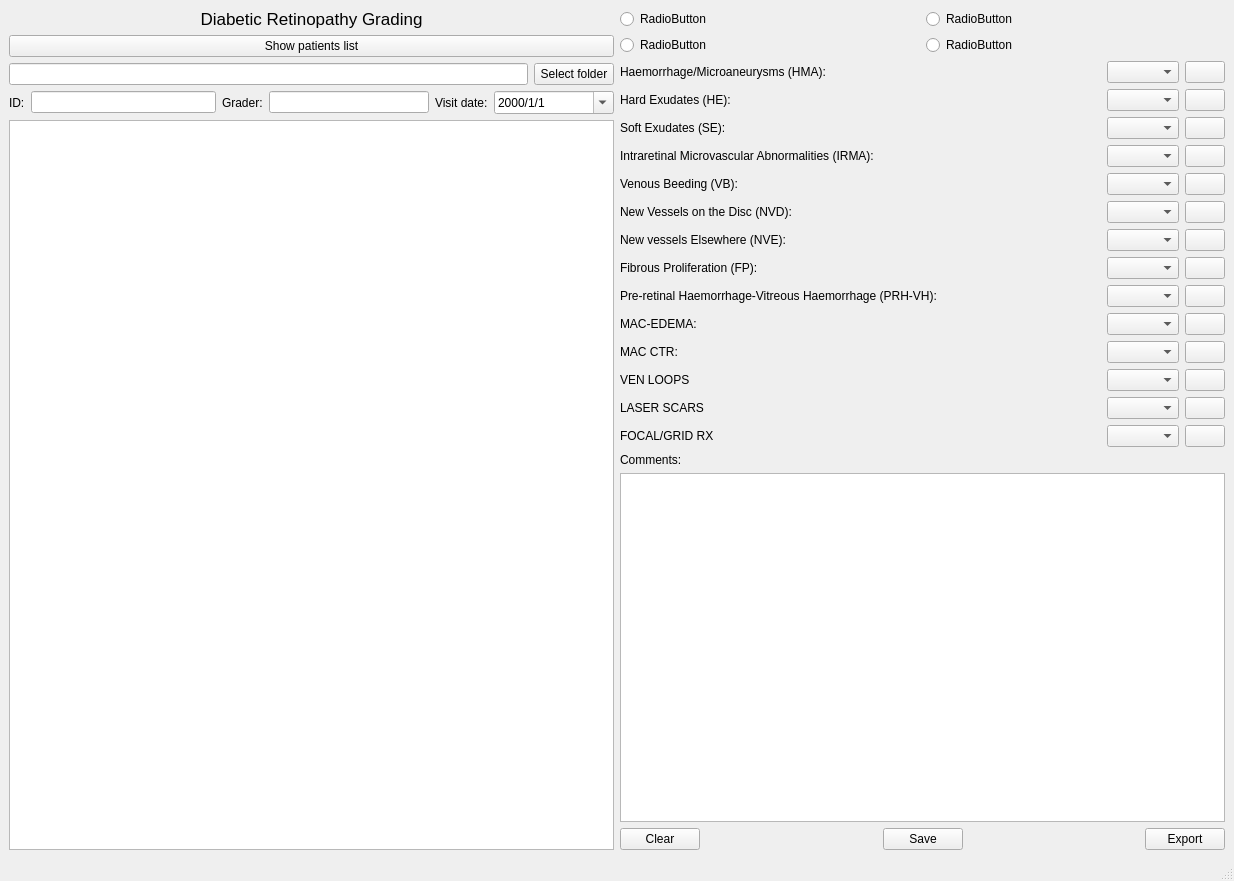
<?xml version="1.0" encoding="UTF-8"?>
<ui version="4.0">
 <class>MainWindow</class>
 <widget class="QMainWindow" name="MainWindow">
  <property name="geometry">
   <rect>
    <x>0</x>
    <y>0</y>
    <width>1234</width>
    <height>881</height>
   </rect>
  </property>
  <property name="windowTitle">
   <string>MainWindow</string>
  </property>
  <widget class="QWidget" name="centralwidget">
   <layout class="QHBoxLayout" name="horizontalLayout_22">
    <item>
     <layout class="QVBoxLayout" name="verticalLayout_5">
      <item>
       <widget class="QLabel" name="label">
        <property name="font">
         <font>
          <pointsize>13</pointsize>
         </font>
        </property>
        <property name="text">
         <string>Diabetic Retinopathy Grading</string>
        </property>
        <property name="alignment">
         <set>Qt::AlignCenter</set>
        </property>
       </widget>
      </item>
      <item>
       <widget class="QPushButton" name="folder_button_2">
        <property name="text">
         <string>Show patients list</string>
        </property>
       </widget>
      </item>
      <item>
       <layout class="QHBoxLayout" name="horizontalLayout_4">
        <item>
         <widget class="QLineEdit" name="folder_line"/>
        </item>
        <item>
         <widget class="QPushButton" name="folder_button">
          <property name="text">
           <string>Select folder</string>
          </property>
         </widget>
        </item>
       </layout>
      </item>
      <item>
       <layout class="QHBoxLayout" name="horizontalLayout_19">
        <item>
         <layout class="QHBoxLayout" name="horizontalLayout">
          <item>
           <widget class="QLabel" name="label_2">
            <property name="text">
             <string>ID:</string>
            </property>
           </widget>
          </item>
          <item>
           <widget class="QLineEdit" name="lineEdit_ID"/>
          </item>
         </layout>
        </item>
        <item>
         <layout class="QHBoxLayout" name="horizontalLayout_2">
          <item>
           <widget class="QLabel" name="label_3">
            <property name="text">
             <string>Grader:</string>
            </property>
           </widget>
          </item>
          <item>
           <widget class="QLineEdit" name="lineEdit_Grader"/>
          </item>
         </layout>
        </item>
        <item>
         <layout class="QHBoxLayout" name="horizontalLayout_18">
          <item>
           <widget class="QLabel" name="label_19">
            <property name="text">
             <string>Visit date:</string>
            </property>
           </widget>
          </item>
          <item>
           <widget class="QDateEdit" name="dateEdit_Visit_data">
            <property name="enabled">
             <bool>true</bool>
            </property>
            <property name="minimumSize">
             <size>
              <width>120</width>
              <height>0</height>
             </size>
            </property>
            <property name="frame">
             <bool>true</bool>
            </property>
            <property name="displayFormat">
             <string>yyyy/M/d</string>
            </property>
            <property name="calendarPopup">
             <bool>true</bool>
            </property>
           </widget>
          </item>
         </layout>
        </item>
       </layout>
      </item>
      <item>
       <widget class="QGraphicsView" name="graphicsView"/>
      </item>
     </layout>
    </item>
    <item>
     <layout class="QVBoxLayout" name="verticalLayout_4">
      <item>
       <layout class="QVBoxLayout" name="verticalLayout_3">
        <item>
         <layout class="QHBoxLayout" name="horizontalLayout_3">
          <item>
           <widget class="QRadioButton" name="radioButton">
            <property name="text">
             <string>RadioButton</string>
            </property>
           </widget>
          </item>
          <item>
           <widget class="QRadioButton" name="radioButton_2">
            <property name="text">
             <string>RadioButton</string>
            </property>
           </widget>
          </item>
         </layout>
        </item>
        <item>
         <layout class="QHBoxLayout" name="horizontalLayout_5">
          <item>
           <widget class="QRadioButton" name="radioButton_3">
            <property name="text">
             <string>RadioButton</string>
            </property>
           </widget>
          </item>
          <item>
           <widget class="QRadioButton" name="radioButton_4">
            <property name="text">
             <string>RadioButton</string>
            </property>
           </widget>
          </item>
         </layout>
        </item>
       </layout>
      </item>
      <item>
       <layout class="QVBoxLayout" name="verticalLayout_2">
        <item>
         <layout class="QHBoxLayout" name="horizontalLayout_21">
          <item>
           <widget class="QLabel" name="label_4">
            <property name="text">
             <string>Haemorrhage/Microaneurysms (HMA):</string>
            </property>
           </widget>
          </item>
          <item>
           <spacer name="horizontalSpacer">
            <property name="orientation">
             <enum>Qt::Horizontal</enum>
            </property>
            <property name="sizeHint" stdset="0">
             <size>
              <width>40</width>
              <height>20</height>
             </size>
            </property>
           </spacer>
          </item>
          <item>
           <widget class="QComboBox" name="comboBox_HMA"/>
          </item>
          <item>
           <widget class="QPushButton" name="pushButton_HMA">
            <property name="text">
             <string/>
            </property>
            <property name="icon">
             <iconset>
              <normaloff>../../../.designer/backup/question.png</normaloff>../../../.designer/backup/question.png</iconset>
            </property>
           </widget>
          </item>
         </layout>
        </item>
        <item>
         <layout class="QHBoxLayout" name="horizontalLayout_SE">
          <item>
           <widget class="QLabel" name="label_5">
            <property name="text">
             <string>Hard Exudates (HE):</string>
            </property>
           </widget>
          </item>
          <item>
           <spacer name="horizontalSpacer_2">
            <property name="orientation">
             <enum>Qt::Horizontal</enum>
            </property>
            <property name="sizeHint" stdset="0">
             <size>
              <width>40</width>
              <height>20</height>
             </size>
            </property>
           </spacer>
          </item>
          <item>
           <widget class="QComboBox" name="comboBox_HE"/>
          </item>
          <item>
           <widget class="QPushButton" name="pushButton_16">
            <property name="text">
             <string/>
            </property>
            <property name="icon">
             <iconset>
              <normaloff>../../../.designer/backup/question.png</normaloff>../../../.designer/backup/question.png</iconset>
            </property>
           </widget>
          </item>
         </layout>
        </item>
        <item>
         <layout class="QHBoxLayout" name="horizontalLayout_6">
          <item>
           <widget class="QLabel" name="label_6">
            <property name="text">
             <string>Soft Exudates (SE):</string>
            </property>
           </widget>
          </item>
          <item>
           <spacer name="horizontalSpacer_3">
            <property name="orientation">
             <enum>Qt::Horizontal</enum>
            </property>
            <property name="sizeHint" stdset="0">
             <size>
              <width>40</width>
              <height>20</height>
             </size>
            </property>
           </spacer>
          </item>
          <item>
           <widget class="QComboBox" name="comboBox_SE"/>
          </item>
          <item>
           <widget class="QPushButton" name="pushButton_15">
            <property name="text">
             <string/>
            </property>
            <property name="icon">
             <iconset>
              <normaloff>../../../.designer/backup/question.png</normaloff>../../../.designer/backup/question.png</iconset>
            </property>
           </widget>
          </item>
         </layout>
        </item>
        <item>
         <layout class="QHBoxLayout" name="horizontalLayout_7">
          <item>
           <widget class="QLabel" name="label_7">
            <property name="text">
             <string>Intraretinal Microvascular Abnormalities (IRMA):</string>
            </property>
           </widget>
          </item>
          <item>
           <spacer name="horizontalSpacer_4">
            <property name="orientation">
             <enum>Qt::Horizontal</enum>
            </property>
            <property name="sizeHint" stdset="0">
             <size>
              <width>40</width>
              <height>20</height>
             </size>
            </property>
           </spacer>
          </item>
          <item>
           <widget class="QComboBox" name="comboBox_IRMA"/>
          </item>
          <item>
           <widget class="QPushButton" name="pushButton_4">
            <property name="text">
             <string/>
            </property>
            <property name="icon">
             <iconset>
              <normaloff>../../../.designer/backup/question.png</normaloff>../../../.designer/backup/question.png</iconset>
            </property>
           </widget>
          </item>
         </layout>
        </item>
        <item>
         <layout class="QHBoxLayout" name="horizontalLayout_8">
          <item>
           <widget class="QLabel" name="label_8">
            <property name="text">
             <string>Venous Beeding (VB):</string>
            </property>
           </widget>
          </item>
          <item>
           <spacer name="horizontalSpacer_5">
            <property name="orientation">
             <enum>Qt::Horizontal</enum>
            </property>
            <property name="sizeHint" stdset="0">
             <size>
              <width>40</width>
              <height>20</height>
             </size>
            </property>
           </spacer>
          </item>
          <item>
           <widget class="QComboBox" name="comboBox_VB"/>
          </item>
          <item>
           <widget class="QPushButton" name="pushButton_5">
            <property name="text">
             <string/>
            </property>
            <property name="icon">
             <iconset>
              <normaloff>../../../.designer/backup/question.png</normaloff>../../../.designer/backup/question.png</iconset>
            </property>
           </widget>
          </item>
         </layout>
        </item>
        <item>
         <layout class="QHBoxLayout" name="horizontalLayout_9">
          <item>
           <widget class="QLabel" name="label_9">
            <property name="text">
             <string>New Vessels on the Disc (NVD):</string>
            </property>
           </widget>
          </item>
          <item>
           <spacer name="horizontalSpacer_6">
            <property name="orientation">
             <enum>Qt::Horizontal</enum>
            </property>
            <property name="sizeHint" stdset="0">
             <size>
              <width>40</width>
              <height>20</height>
             </size>
            </property>
           </spacer>
          </item>
          <item>
           <widget class="QComboBox" name="comboBox_NVD"/>
          </item>
          <item>
           <widget class="QPushButton" name="pushButton_6">
            <property name="text">
             <string/>
            </property>
            <property name="icon">
             <iconset>
              <normaloff>../../../.designer/backup/question.png</normaloff>../../../.designer/backup/question.png</iconset>
            </property>
           </widget>
          </item>
         </layout>
        </item>
        <item>
         <layout class="QHBoxLayout" name="horizontalLayout_10">
          <item>
           <widget class="QLabel" name="label_10">
            <property name="text">
             <string>New vessels Elsewhere (NVE):</string>
            </property>
           </widget>
          </item>
          <item>
           <spacer name="horizontalSpacer_7">
            <property name="orientation">
             <enum>Qt::Horizontal</enum>
            </property>
            <property name="sizeHint" stdset="0">
             <size>
              <width>40</width>
              <height>20</height>
             </size>
            </property>
           </spacer>
          </item>
          <item>
           <widget class="QComboBox" name="comboBox_NVE"/>
          </item>
          <item>
           <widget class="QPushButton" name="pushButton_7">
            <property name="text">
             <string/>
            </property>
            <property name="icon">
             <iconset>
              <normaloff>../../../.designer/backup/question.png</normaloff>../../../.designer/backup/question.png</iconset>
            </property>
           </widget>
          </item>
         </layout>
        </item>
        <item>
         <layout class="QHBoxLayout" name="horizontalLayout_11">
          <item>
           <widget class="QLabel" name="label_11">
            <property name="text">
             <string>Fibrous Proliferation (FP):</string>
            </property>
           </widget>
          </item>
          <item>
           <spacer name="horizontalSpacer_8">
            <property name="orientation">
             <enum>Qt::Horizontal</enum>
            </property>
            <property name="sizeHint" stdset="0">
             <size>
              <width>40</width>
              <height>20</height>
             </size>
            </property>
           </spacer>
          </item>
          <item>
           <widget class="QComboBox" name="comboBox_FP"/>
          </item>
          <item>
           <widget class="QPushButton" name="pushButton_8">
            <property name="text">
             <string/>
            </property>
            <property name="icon">
             <iconset>
              <normaloff>../../../.designer/backup/question.png</normaloff>../../../.designer/backup/question.png</iconset>
            </property>
           </widget>
          </item>
         </layout>
        </item>
        <item>
         <layout class="QHBoxLayout" name="horizontalLayout_12">
          <item>
           <widget class="QLabel" name="label_12">
            <property name="text">
             <string>Pre-retinal Haemorrhage-Vitreous Haemorrhage (PRH-VH):</string>
            </property>
           </widget>
          </item>
          <item>
           <spacer name="horizontalSpacer_9">
            <property name="orientation">
             <enum>Qt::Horizontal</enum>
            </property>
            <property name="sizeHint" stdset="0">
             <size>
              <width>40</width>
              <height>20</height>
             </size>
            </property>
           </spacer>
          </item>
          <item>
           <widget class="QComboBox" name="comboBox_PRH_VH"/>
          </item>
          <item>
           <widget class="QPushButton" name="pushButton_9">
            <property name="text">
             <string/>
            </property>
            <property name="icon">
             <iconset>
              <normaloff>../../../.designer/backup/question.png</normaloff>../../../.designer/backup/question.png</iconset>
            </property>
           </widget>
          </item>
         </layout>
        </item>
        <item>
         <layout class="QHBoxLayout" name="horizontalLayout_13">
          <item>
           <widget class="QLabel" name="label_13">
            <property name="minimumSize">
             <size>
              <width>131</width>
              <height>0</height>
             </size>
            </property>
            <property name="text">
             <string>MAC-EDEMA:</string>
            </property>
           </widget>
          </item>
          <item>
           <spacer name="horizontalSpacer_10">
            <property name="orientation">
             <enum>Qt::Horizontal</enum>
            </property>
            <property name="sizeHint" stdset="0">
             <size>
              <width>40</width>
              <height>20</height>
             </size>
            </property>
           </spacer>
          </item>
          <item>
           <widget class="QComboBox" name="comboBox_EDEMA"/>
          </item>
          <item>
           <widget class="QPushButton" name="pushButton_10">
            <property name="text">
             <string/>
            </property>
            <property name="icon">
             <iconset>
              <normaloff>../../../.designer/backup/question.png</normaloff>../../../.designer/backup/question.png</iconset>
            </property>
           </widget>
          </item>
         </layout>
        </item>
        <item>
         <layout class="QHBoxLayout" name="horizontalLayout_14">
          <item>
           <widget class="QLabel" name="label_14">
            <property name="text">
             <string>MAC CTR:</string>
            </property>
           </widget>
          </item>
          <item>
           <spacer name="horizontalSpacer_11">
            <property name="orientation">
             <enum>Qt::Horizontal</enum>
            </property>
            <property name="sizeHint" stdset="0">
             <size>
              <width>40</width>
              <height>20</height>
             </size>
            </property>
           </spacer>
          </item>
          <item>
           <widget class="QComboBox" name="comboBox_CTR"/>
          </item>
          <item>
           <widget class="QPushButton" name="pushButton_11">
            <property name="text">
             <string/>
            </property>
            <property name="icon">
             <iconset>
              <normaloff>../../../.designer/backup/question.png</normaloff>../../../.designer/backup/question.png</iconset>
            </property>
           </widget>
          </item>
         </layout>
        </item>
        <item>
         <layout class="QHBoxLayout" name="horizontalLayout_15">
          <item>
           <widget class="QLabel" name="label_15">
            <property name="text">
             <string>VEN LOOPS</string>
            </property>
           </widget>
          </item>
          <item>
           <spacer name="horizontalSpacer_12">
            <property name="orientation">
             <enum>Qt::Horizontal</enum>
            </property>
            <property name="sizeHint" stdset="0">
             <size>
              <width>40</width>
              <height>20</height>
             </size>
            </property>
           </spacer>
          </item>
          <item>
           <widget class="QComboBox" name="comboBox_VEN"/>
          </item>
          <item>
           <widget class="QPushButton" name="pushButton_12">
            <property name="text">
             <string/>
            </property>
            <property name="icon">
             <iconset>
              <normaloff>../../../.designer/backup/question.png</normaloff>../../../.designer/backup/question.png</iconset>
            </property>
           </widget>
          </item>
         </layout>
        </item>
        <item>
         <layout class="QHBoxLayout" name="horizontalLayout_16">
          <item>
           <widget class="QLabel" name="label_16">
            <property name="text">
             <string>LASER SCARS</string>
            </property>
           </widget>
          </item>
          <item>
           <spacer name="horizontalSpacer_13">
            <property name="orientation">
             <enum>Qt::Horizontal</enum>
            </property>
            <property name="sizeHint" stdset="0">
             <size>
              <width>40</width>
              <height>20</height>
             </size>
            </property>
           </spacer>
          </item>
          <item>
           <widget class="QComboBox" name="comboBox_LASER"/>
          </item>
          <item>
           <widget class="QPushButton" name="pushButton_13">
            <property name="text">
             <string/>
            </property>
            <property name="icon">
             <iconset>
              <normaloff>../../../.designer/backup/question.png</normaloff>../../../.designer/backup/question.png</iconset>
            </property>
           </widget>
          </item>
         </layout>
        </item>
        <item>
         <layout class="QHBoxLayout" name="horizontalLayout_17">
          <item>
           <widget class="QLabel" name="label_17">
            <property name="text">
             <string>FOCAL/GRID RX</string>
            </property>
           </widget>
          </item>
          <item>
           <spacer name="horizontalSpacer_14">
            <property name="orientation">
             <enum>Qt::Horizontal</enum>
            </property>
            <property name="sizeHint" stdset="0">
             <size>
              <width>40</width>
              <height>18</height>
             </size>
            </property>
           </spacer>
          </item>
          <item>
           <widget class="QComboBox" name="comboBox_RX"/>
          </item>
          <item>
           <widget class="QPushButton" name="pushButton_14">
            <property name="text">
             <string/>
            </property>
            <property name="icon">
             <iconset>
              <normaloff>../../../.designer/backup/question.png</normaloff>../../../.designer/backup/question.png</iconset>
            </property>
           </widget>
          </item>
         </layout>
        </item>
        <item>
         <layout class="QVBoxLayout" name="verticalLayout">
          <item>
           <widget class="QLabel" name="label_18">
            <property name="text">
             <string>Comments:</string>
            </property>
           </widget>
          </item>
          <item>
           <widget class="QTextEdit" name="textEdit_comment"/>
          </item>
         </layout>
        </item>
       </layout>
      </item>
      <item>
       <layout class="QHBoxLayout" name="horizontalLayout_20">
        <item>
         <widget class="QPushButton" name="pushButton_clear">
          <property name="text">
           <string>Clear</string>
          </property>
          <property name="autoDefault">
           <bool>false</bool>
          </property>
          <property name="default">
           <bool>false</bool>
          </property>
          <property name="flat">
           <bool>false</bool>
          </property>
         </widget>
        </item>
        <item>
         <spacer name="horizontalSpacer_15">
          <property name="orientation">
           <enum>Qt::Horizontal</enum>
          </property>
          <property name="sizeHint" stdset="0">
           <size>
            <width>40</width>
            <height>20</height>
           </size>
          </property>
         </spacer>
        </item>
        <item>
         <widget class="QPushButton" name="pushButton_2">
          <property name="text">
           <string>Save</string>
          </property>
         </widget>
        </item>
        <item>
         <spacer name="horizontalSpacer_16">
          <property name="orientation">
           <enum>Qt::Horizontal</enum>
          </property>
          <property name="sizeHint" stdset="0">
           <size>
            <width>40</width>
            <height>20</height>
           </size>
          </property>
         </spacer>
        </item>
        <item>
         <widget class="QPushButton" name="pushButton_3">
          <property name="text">
           <string>Export</string>
          </property>
         </widget>
        </item>
       </layout>
      </item>
     </layout>
    </item>
   </layout>
  </widget>
  <widget class="QMenuBar" name="menubar">
   <property name="geometry">
    <rect>
     <x>0</x>
     <y>0</y>
     <width>1234</width>
     <height>22</height>
    </rect>
   </property>
  </widget>
  <widget class="QStatusBar" name="statusbar"/>
 </widget>
 <resources/>
 <connections/>
</ui>
